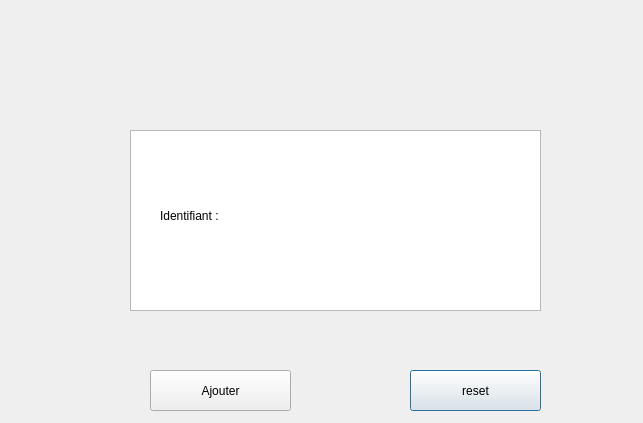
<?xml version="1.0" encoding="UTF-8"?>
<ui version="4.0">
 <class>carte_ithen</class>
 <widget class="QDialog" name="carte_ithen">
  <property name="geometry">
   <rect>
    <x>0</x>
    <y>0</y>
    <width>643</width>
    <height>423</height>
   </rect>
  </property>
  <property name="windowTitle">
   <string>Dialog</string>
  </property>
  <widget class="QLabel" name="label_6">
   <property name="geometry">
    <rect>
     <x>170</x>
     <y>270</y>
     <width>321</width>
     <height>31</height>
    </rect>
   </property>
   <property name="text">
    <string/>
   </property>
  </widget>
  <widget class="QPushButton" name="supprimer">
   <property name="geometry">
    <rect>
     <x>410</x>
     <y>370</y>
     <width>131</width>
     <height>41</height>
    </rect>
   </property>
   <property name="styleSheet">
    <string notr="true">#pushButton_2{
font: bold, &quot;Arial&quot;;;     background-color: qlineargradient(x1: 0, y1: 0, x2: 0, y2: 1,
                                       stop: 0 #dadbde, stop: 1 #f6f7fa);
}
#pushButton_2:pressed {
font: bold, &quot;Arial&quot;;;     background-color: qlineargradient(x1: 0, y1: 0, x2: 0, y2: 1,
                                       stop: 0 #dadbde, stop: 1 #fff07b);


}</string>
   </property>
   <property name="text">
    <string>reset</string>
   </property>
   <property name="icon">
    <iconset>
     <normaloff>:/resource/img/PP.png</normaloff>:/resource/img/PP.png</iconset>
   </property>
  </widget>
  <widget class="QPushButton" name="ajouter">
   <property name="geometry">
    <rect>
     <x>150</x>
     <y>370</y>
     <width>141</width>
     <height>41</height>
    </rect>
   </property>
   <property name="styleSheet">
    <string notr="true">#pushButton{
font: bold, &quot;Arial&quot;;;     background-color: qlineargradient(x1: 0, y1: 0, x2: 0, y2: 1,
                                       stop: 0 #dadbde, stop: 1 #f6f7fa);
}
#pushButton:pressed {
font: bold, &quot;Arial&quot;;;     background-color: qlineargradient(x1: 0, y1: 0, x2: 0, y2: 1,
                                       stop: 0 #dadbde, stop: 1 #fff07b);


}</string>
   </property>
   <property name="text">
    <string>Ajouter</string>
   </property>
   <property name="icon">
    <iconset>
     <normaloff>:/resource/img/app.png</normaloff>:/resource/img/app.png</iconset>
   </property>
  </widget>
  <widget class="QLabel" name="label_4">
   <property name="geometry">
    <rect>
     <x>580</x>
     <y>100</y>
     <width>111</width>
     <height>111</height>
    </rect>
   </property>
   <property name="text">
    <string/>
   </property>
   <property name="pixmap">
    <pixmap>:/resource/img/badge.png</pixmap>
   </property>
   <property name="scaledContents">
    <bool>true</bool>
   </property>
  </widget>
  <widget class="QTableView" name="tableView">
   <property name="geometry">
    <rect>
     <x>130</x>
     <y>130</y>
     <width>411</width>
     <height>181</height>
    </rect>
   </property>
  </widget>
  <widget class="QLabel" name="label_3">
   <property name="geometry">
    <rect>
     <x>240</x>
     <y>200</y>
     <width>221</width>
     <height>41</height>
    </rect>
   </property>
   <property name="text">
    <string/>
   </property>
  </widget>
  <widget class="QLabel" name="label_2">
   <property name="geometry">
    <rect>
     <x>160</x>
     <y>200</y>
     <width>101</width>
     <height>31</height>
    </rect>
   </property>
   <property name="text">
    <string>Identifiant :</string>
   </property>
  </widget>
  <widget class="QLabel" name="label">
   <property name="geometry">
    <rect>
     <x>170</x>
     <y>150</y>
     <width>321</width>
     <height>51</height>
    </rect>
   </property>
   <property name="text">
    <string/>
   </property>
  </widget>
  <zorder>tableView</zorder>
  <zorder>supprimer</zorder>
  <zorder>ajouter</zorder>
  <zorder>label_4</zorder>
  <zorder>label_3</zorder>
  <zorder>label_2</zorder>
  <zorder>label</zorder>
  <zorder>label_6</zorder>
 </widget>
 <resources/>
 <connections/>
</ui>
